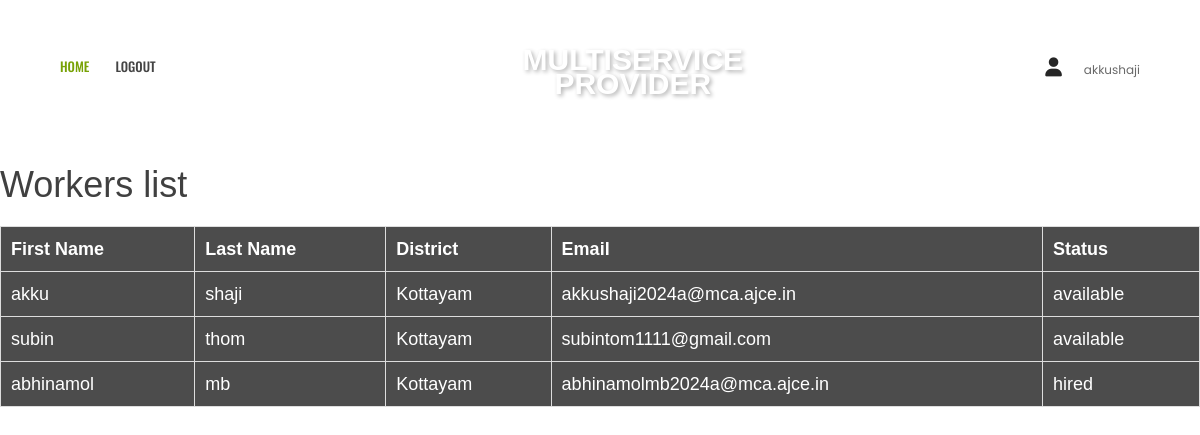
The page /provider/21/workers/ (signed in) on the database its author committed.
### app1/models.py (models this page shows)
class MyUser(AbstractUser):
    email = models.EmailField(unique=True)
    password = models.CharField(max_length=128, default="")
    role = models.CharField(max_length=15, default='client')
    userid = models.AutoField(primary_key=True)

class Worker(models.Model):
    user = models.OneToOneField(MyUser, on_delete=models.CASCADE, primary_key=True)
    provider = models.ForeignKey(ServiceProvider, on_delete=models.CASCADE)
    branchid = models.ManyToManyField(Branch)
    service_types = models.ManyToManyField(ServiceTypes)
    first_name = models.TextField(max_length=100)
    last_name = models.TextField(max_length=100)
    email = models.EmailField(unique=True)
    dob = models.DateField(null=True, blank=True)
    phone = models.CharField(max_length=12, unique=True)
    pincode = models.IntegerField()
    district = models.TextField(max_length=100)
    state = models.TextField(max_length=100)
    role = models.CharField(max_length=15)
    status = models.CharField(max_length=15)

### app1/views.py (the view)
# urls.py: path('provider/<int:userid>/workers/', views.worker_list, name='worker_list'),
@login_required
def worker_list(request, userid):
    try:
        managerid=BranchManager.objects.get(user=userid)
        manager = BranchManagerAssignment.objects.get(manager=managerid)
        branch_id = manager.branch
        workers = Worker.objects.filter(branchid=branch_id)
        return render(request, 'worker_list.html', {'workers': workers})
    except BranchManagerAssignment.DoesNotExist:
        messages.error(request, "You are not assigned as a branch manager.")
        return redirect('home')

### app1/templates/worker_list.html (shortened to what this page needs)
{% load static %}
<!doctype html>
<html class="no-js" lang="en">
<head>
        <link rel="stylesheet" href="{% static 'userassets/css/bootstrap.min.css' %}">
        <link rel="stylesheet" href="{% static 'userassets/css/font-awesome.min.css' %}">
        <link rel="stylesheet" href="{% static 'userassets/css/ie7.css' %}">
        <link rel="stylesheet" href="{% static 'userassets/css/plugins.css' %}">
        <link rel="stylesheet" href="{% static 'userassets/css/style.css' %}">
    </head>
    <link rel="stylesheet" href="https://cdnjs.cloudflare.com/ajax/libs/font-awesome/6.0.0/css/all.min.css" />
    <body>
        <header class="header-area header-sticky">
            <div class="header-container">
                <div class="row">
                    <div class="col-lg-5 display-none-md display-none-xs">
                        <div class="ht-main-menu">
                            <nav>
                                <ul>
                                    <li class="active"><a href="{% url 'managerpage' %}">HOME </a>
                                    </li>
                                    <li><a href="{% url 'user_logout' %}">Logout</a></li>
                                </ul>
                            </nav>
                        </div>
                    </div>
                    <div class="col-lg-2 col-sm-4">
                        <div class="logo text-center">
                            <a href="" class="logo-text">MULTISERVICE <span class="provider-text" style="padding-top: 30px;">PROVIDER</span></a>
                        </div>
                    </div>
                    <div class="col-lg-5 col-sm-8">
                        <div class="header-content d-flex justify-content-end">
                            <div class="cart-wrapper">
                                <a href="#"><i class="fas fa-user"></i></a>
                                <span>{{request.user}}</span>
                            </div>
                        </div>
                    </div>
                </div>
            </div>
        </header>
                            <br> <br> <br> <br> <br> <br>
                            <div class="booking-box">
                                <h1>Workers list</h1>
                                <table class="workers-table">
                                    <thead>
                                        <tr>
                                            <th>First Name</th>
                                            <th>Last Name</th>
                                            <th>District</th>
                                            <th>Email</th>
                                            <th>Status</th>
                                        </tr>
                                    </thead>
                                    <tbody>
                                        {% for worker in workers %}
                                        <tr class="worker-item">
                                          <td>{{ worker.first_name }}</td>
                                          <td>{{ worker.last_name }}</td>
                                          <td>{{ worker.district }}</td>
                                          <td>{{ worker.email }}</td>
                                          <td>{{ worker.status }}</td>
                                      </tr>
                                        {% empty %}
                                            <tr>
                                                <td colspan="5" class="no-workers">No workers in the branch</td>
                                            </tr>
                                        {% endfor %}
                                    </tbody>
                                </table>
                            </div>
    </body>
</html>

### app1/templates/worker_list.html (style rules this page uses)
a.logo-text { font-family: Arial, sans-serif; font-size: 30px; font-weight: bold; text-decoration: none; color: white; text-shadow: 2px 2px 4px rgba(0, 0, 0, 0.3); margin-bottom: 35px; }
span.provider-text { padding-top: 30px !important; }
.booking-box { margin-top: 20px; }
body { background-image: url('https://www.creativefabrica.com/wp-content/uploads/2022/05/17/pastel-aesthetic-background-Graphics-30684243-1.jpg'); background-size: cover; background-repeat: no-repeat; }
.booking-box { color: white; font-family: Arial, sans-serif; }
.workers-table { width: 100%; border-collapse: collapse; margin-top: 20px; background-color: rgba(0, 0, 0, 0.7); }
.workers-table th, .workers-table td { border: 1px solid #ddd; padding: 10px; text-align: left; font-size: 18px; }

### rows shown on the page
MyUser: user "akkushaji"
Worker: first_name "akku", last_name "shaji", district "Kottayam", email "akkushaji2024a@mca.ajce.in", status "available"
Worker: first_name "subin", last_name "thom", district "Kottayam", email "subintom1111@gmail.com", status "available"
Worker: first_name "abhinamol", last_name "mb", district "Kottayam", email "abhinamolmb2024a@mca.ajce.in", status "hired"
